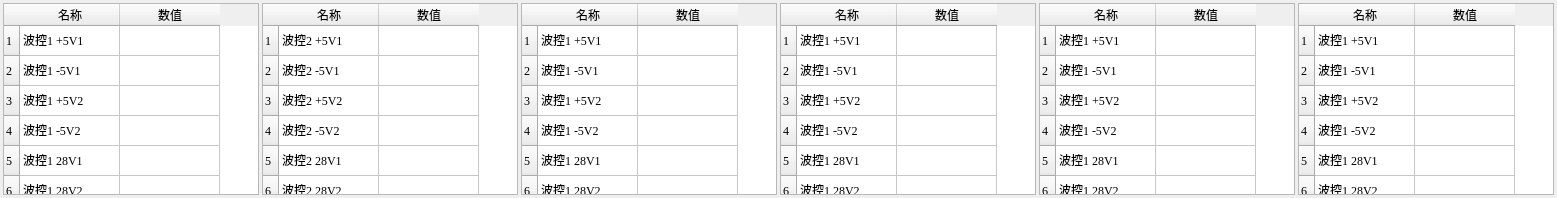
     <widget class="QWidget" name="telemetryTab2">
      <attribute name="title">
       <string>遥测2</string>
      </attribute>
      <layout class="QHBoxLayout" name="horizontalLayout_7">
       <property name="spacing">
        <number>3</number>
       </property>
       <property name="leftMargin">
        <number>3</number>
       </property>
       <property name="topMargin">
        <number>3</number>
       </property>
       <property name="rightMargin">
        <number>3</number>
       </property>
       <property name="bottomMargin">
        <number>3</number>
       </property>
       <item>
        <widget class="QTableWidget" name="telemetryTable2_1">
         <property name="font">
          <font>
           <family>Times New Roman</family>
           <pointsize>9</pointsize>
          </font>
         </property>
         <property name="focusPolicy">
          <enum>Qt::WheelFocus</enum>
         </property>
         <property name="verticalScrollBarPolicy">
          <enum>Qt::ScrollBarAlwaysOff</enum>
         </property>
         <property name="horizontalScrollBarPolicy">
          <enum>Qt::ScrollBarAlwaysOff</enum>
         </property>
         <property name="autoScroll">
          <bool>true</bool>
         </property>
         <property name="rowCount">
          <number>15</number>
         </property>
         <property name="columnCount">
          <number>2</number>
         </property>
         <row>
          <property name="text">
           <string>1</string>
          </property>
         </row>
         <row>
          <property name="text">
           <string>2</string>
          </property>
         </row>
         <row>
          <property name="text">
           <string>3</string>
          </property>
         </row>
         <row>
          <property name="text">
           <string>4</string>
          </property>
         </row>
         <row>
          <property name="text">
           <string>5</string>
          </property>
         </row>
         <row>
          <property name="text">
           <string>6</string>
          </property>
         </row>
         <row>
          <property name="text">
           <string>7</string>
          </property>
         </row>
         <row>
          <property name="text">
           <string>8</string>
          </property>
         </row>
         <row>
          <property name="text">
           <string>9</string>
          </property>
         </row>
         <row>
          <property name="text">
           <string>10</string>
          </property>
         </row>
         <row>
          <property name="text">
           <string>11</string>
          </property>
         </row>
         <row>
          <property name="text">
           <string>12</string>
          </property>
         </row>
         <row>
          <property name="text">
           <string>13</string>
          </property>
         </row>
         <row>
          <property name="text">
           <string>14</string>
          </property>
         </row>
         <row>
          <property name="text">
           <string>15</string>
          </property>
         </row>
         <column>
          <property name="text">
           <string>名称</string>
          </property>
         </column>
         <column>
          <property name="text">
           <string>数值</string>
          </property>
         </column>
         <item row="0" column="0">
          <property name="text">
           <string>波控1 +5V1</string>
          </property>
         </item>
         <item row="1" column="0">
          <property name="text">
           <string>波控1 -5V1</string>
          </property>
         </item>
         <item row="2" column="0">
          <property name="text">
           <string>波控1 +5V2</string>
          </property>
         </item>
         <item row="3" column="0">
          <property name="text">
           <string>波控1 -5V2</string>
          </property>
         </item>
         <item row="4" column="0">
          <property name="text">
           <string>波控1 28V1</string>
          </property>
         </item>
         <item row="5" column="0">
          <property name="text">
           <string>波控1 28V2</string>
          </property>
         </item>
         <item row="6" column="0">
          <property name="text">
           <string>波控1 TR组件1</string>
          </property>
         </item>
         <item row="7" column="0">
          <property name="text">
           <string>波控1 TR组件2</string>
          </property>
         </item>
         <item row="8" column="0">
          <property name="text">
           <string>波控1 TR组件3</string>
          </property>
         </item>
         <item row="9" column="0">
          <property name="text">
           <string>波控1 TR组件4</string>
          </property>
         </item>
         <item row="10" column="0">
          <property name="text">
           <string>波控1 TR组件5</string>
          </property>
         </item>
         <item row="11" column="0">
          <property name="text">
           <string>波控1 TR组件6</string>
          </property>
         </item>
         <item row="12" column="0">
          <property name="text">
           <string>波控1 TR组件7</string>
          </property>
         </item>
         <item row="13" column="0">
          <property name="text">
           <string>波控1 TR组件8</string>
          </property>
         </item>
         <item row="14" column="0">
          <property name="text">
           <string>波控1 数字遥测</string>
          </property>
         </item>
        </widget>
       </item>
       <item>
        <widget class="QTableWidget" name="telemetryTable2_2">
         <property name="font">
          <font>
           <family>Times New Roman</family>
           <pointsize>9</pointsize>
          </font>
         </property>
         <property name="focusPolicy">
          <enum>Qt::WheelFocus</enum>
         </property>
         <property name="verticalScrollBarPolicy">
          <enum>Qt::ScrollBarAlwaysOff</enum>
         </property>
         <property name="horizontalScrollBarPolicy">
          <enum>Qt::ScrollBarAlwaysOff</enum>
         </property>
         <property name="autoScroll">
          <bool>true</bool>
         </property>
         <property name="rowCount">
          <number>15</number>
         </property>
         <property name="columnCount">
          <number>2</number>
         </property>
         <row>
          <property name="text">
           <string>1</string>
          </property>
         </row>
         <row>
          <property name="text">
           <string>2</string>
          </property>
         </row>
         <row>
          <property name="text">
           <string>3</string>
          </property>
         </row>
         <row>
          <property name="text">
           <string>4</string>
          </property>
         </row>
         <row>
          <property name="text">
           <string>5</string>
          </property>
         </row>
         <row>
          <property name="text">
           <string>6</string>
          </property>
         </row>
         <row>
          <property name="text">
           <string>7</string>
          </property>
         </row>
         <row>
          <property name="text">
           <string>8</string>
          </property>
         </row>
         <row>
          <property name="text">
           <string>9</string>
          </property>
         </row>
         <row>
          <property name="text">
           <string>10</string>
          </property>
         </row>
         <row>
          <property name="text">
           <string>11</string>
          </property>
         </row>
         <row>
          <property name="text">
           <string>12</string>
          </property>
         </row>
         <row>
          <property name="text">
           <string>13</string>
          </property>
         </row>
         <row>
          <property name="text">
           <string>14</string>
          </property>
         </row>
         <row>
          <property name="text">
           <string>15</string>
          </property>
         </row>
         <column>
          <property name="text">
           <string>名称</string>
          </property>
         </column>
         <column>
          <property name="text">
           <string>数值</string>
          </property>
         </column>
         <item row="0" column="0">
          <property name="text">
           <string>波控2 +5V1</string>
          </property>
         </item>
         <item row="1" column="0">
          <property name="text">
           <string>波控2 -5V1</string>
          </property>
         </item>
         <item row="2" column="0">
          <property name="text">
           <string>波控2 +5V2</string>
          </property>
         </item>
         <item row="3" column="0">
          <property name="text">
           <string>波控2 -5V2</string>
          </property>
         </item>
         <item row="4" column="0">
          <property name="text">
           <string>波控2 28V1</string>
          </property>
         </item>
         <item row="5" column="0">
          <property name="text">
           <string>波控2 28V2</string>
          </property>
         </item>
         <item row="6" column="0">
          <property name="text">
           <string>波控2 TR组件1</string>
          </property>
         </item>
         <item row="7" column="0">
          <property name="text">
           <string>波控2 TR组件2</string>
          </property>
         </item>
         <item row="8" column="0">
          <property name="text">
           <string>波控2 TR组件3</string>
          </property>
         </item>
         <item row="9" column="0">
          <property name="text">
           <string>波控2 TR组件4</string>
          </property>
         </item>
         <item row="10" column="0">
          <property name="text">
           <string>波控2 TR组件5</string>
          </property>
         </item>
         <item row="11" column="0">
          <property name="text">
           <string>波控2 TR组件6</string>
          </property>
         </item>
         <item row="12" column="0">
          <property name="text">
           <string>波控2 TR组件7</string>
          </property>
         </item>
         <item row="13" column="0">
          <property name="text">
           <string>波控2 TR组件8</string>
          </property>
         </item>
         <item row="14" column="0">
          <property name="text">
           <string>波控2 数字遥测</string>
          </property>
         </item>
        </widget>
       </item>
       <item>
        <widget class="QTableWidget" name="telemetryTable2_3">
         <property name="font">
          <font>
           <family>Times New Roman</family>
           <pointsize>9</pointsize>
          </font>
         </property>
         <property name="focusPolicy">
          <enum>Qt::WheelFocus</enum>
         </property>
         <property name="verticalScrollBarPolicy">
          <enum>Qt::ScrollBarAlwaysOff</enum>
         </property>
         <property name="horizontalScrollBarPolicy">
          <enum>Qt::ScrollBarAlwaysOff</enum>
         </property>
         <property name="autoScroll">
          <bool>true</bool>
         </property>
         <property name="rowCount">
          <number>15</number>
         </property>
         <property name="columnCount">
          <number>2</number>
         </property>
         <row>
          <property name="text">
           <string>1</string>
          </property>
         </row>
         <row>
          <property name="text">
           <string>2</string>
          </property>
         </row>
         <row>
          <property name="text">
           <string>3</string>
          </property>
         </row>
         <row>
          <property name="text">
           <string>4</string>
          </property>
         </row>
         <row>
          <property name="text">
           <string>5</string>
          </property>
         </row>
         <row>
          <property name="text">
           <string>6</string>
          </property>
         </row>
         <row>
          <property name="text">
           <string>7</string>
          </property>
         </row>
         <row>
          <property name="text">
           <string>8</string>
          </property>
         </row>
         <row>
          <property name="text">
           <string>9</string>
          </property>
         </row>
         <row>
          <property name="text">
           <string>10</string>
          </property>
         </row>
         <row>
          <property name="text">
           <string>11</string>
          </property>
         </row>
         <row>
          <property name="text">
           <string>12</string>
          </property>
         </row>
         <row>
          <property name="text">
           <string>13</string>
          </property>
         </row>
         <row>
          <property name="text">
           <string>14</string>
          </property>
         </row>
         <row>
          <property name="text">
           <string>15</string>
          </property>
         </row>
         <column>
          <property name="text">
           <string>名称</string>
          </property>
         </column>
         <column>
          <property name="text">
           <string>数值</string>
          </property>
         </column>
         <item row="0" column="0">
          <property name="text">
           <string>波控1 +5V1</string>
          </property>
         </item>
         <item row="1" column="0">
          <property name="text">
           <string>波控1 -5V1</string>
          </property>
         </item>
         <item row="2" column="0">
          <property name="text">
           <string>波控1 +5V2</string>
          </property>
         </item>
         <item row="3" column="0">
          <property name="text">
           <string>波控1 -5V2</string>
          </property>
         </item>
         <item row="4" column="0">
          <property name="text">
           <string>波控1 28V1</string>
          </property>
         </item>
         <item row="5" column="0">
          <property name="text">
           <string>波控1 28V2</string>
          </property>
         </item>
         <item row="6" column="0">
          <property name="text">
           <string>波控1 TR组件1</string>
          </property>
         </item>
         <item row="7" column="0">
          <property name="text">
           <string>波控1 TR组件2</string>
          </property>
         </item>
         <item row="8" column="0">
          <property name="text">
           <string>波控1 TR组件3</string>
          </property>
         </item>
         <item row="9" column="0">
          <property name="text">
           <string>波控1 TR组件4</string>
          </property>
         </item>
         <item row="10" column="0">
          <property name="text">
           <string>波控1 TR组件5</string>
          </property>
         </item>
         <item row="11" column="0">
          <property name="text">
           <string>波控1 TR组件6</string>
          </property>
         </item>
         <item row="12" column="0">
          <property name="text">
           <string>波控1 TR组件7</string>
          </property>
         </item>
         <item row="13" column="0">
          <property name="text">
           <string>波控1 TR组件8</string>
          </property>
         </item>
         <item row="14" column="0">
          <property name="text">
           <string>波控1 数字遥测</string>
          </property>
         </item>
        </widget>
       </item>
       <item>
        <widget class="QTableWidget" name="telemetryTable2_4">
         <property name="font">
          <font>
           <family>Times New Roman</family>
           <pointsize>9</pointsize>
          </font>
         </property>
         <property name="focusPolicy">
          <enum>Qt::WheelFocus</enum>
         </property>
         <property name="verticalScrollBarPolicy">
          <enum>Qt::ScrollBarAlwaysOff</enum>
         </property>
         <property name="horizontalScrollBarPolicy">
          <enum>Qt::ScrollBarAlwaysOff</enum>
         </property>
         <property name="autoScroll">
          <bool>true</bool>
         </property>
         <property name="rowCount">
          <number>15</number>
         </property>
         <property name="columnCount">
          <number>2</number>
         </property>
         <row>
          <property name="text">
           <string>1</string>
          </property>
         </row>
         <row>
          <property name="text">
           <string>2</string>
          </property>
         </row>
         <row>
          <property name="text">
           <string>3</string>
          </property>
         </row>
         <row>
          <property name="text">
           <string>4</string>
          </property>
         </row>
         <row>
          <property name="text">
           <string>5</string>
          </property>
         </row>
         <row>
          <property name="text">
           <string>6</string>
          </property>
         </row>
         <row>
          <property name="text">
           <string>7</string>
          </property>
         </row>
         <row>
          <property name="text">
           <string>8</string>
          </property>
         </row>
         <row>
          <property name="text">
           <string>9</string>
          </property>
         </row>
         <row>
          <property name="text">
           <string>10</string>
          </property>
         </row>
         <row>
          <property name="text">
           <string>11</string>
          </property>
         </row>
         <row>
          <property name="text">
           <string>12</string>
          </property>
         </row>
         <row>
          <property name="text">
           <string>13</string>
          </property>
         </row>
         <row>
          <property name="text">
           <string>14</string>
          </property>
         </row>
         <row>
          <property name="text">
           <string>15</string>
          </property>
         </row>
         <column>
          <property name="text">
           <string>名称</string>
          </property>
         </column>
         <column>
          <property name="text">
           <string>数值</string>
          </property>
         </column>
         <item row="0" column="0">
          <property name="text">
           <string>波控1 +5V1</string>
          </property>
         </item>
         <item row="1" column="0">
          <property name="text">
           <string>波控1 -5V1</string>
          </property>
         </item>
         <item row="2" column="0">
          <property name="text">
           <string>波控1 +5V2</string>
          </property>
         </item>
         <item row="3" column="0">
          <property name="text">
           <string>波控1 -5V2</string>
          </property>
         </item>
         <item row="4" column="0">
          <property name="text">
           <string>波控1 28V1</string>
          </property>
         </item>
         <item row="5" column="0">
          <property name="text">
           <string>波控1 28V2</string>
          </property>
         </item>
         <item row="6" column="0">
          <property name="text">
           <string>波控1 TR组件1</string>
          </property>
         </item>
         <item row="7" column="0">
          <property name="text">
           <string>波控1 TR组件2</string>
          </property>
         </item>
         <item row="8" column="0">
          <property name="text">
           <string>波控1 TR组件3</string>
          </property>
         </item>
         <item row="9" column="0">
          <property name="text">
           <string>波控1 TR组件4</string>
          </property>
         </item>
         <item row="10" column="0">
          <property name="text">
           <string>波控1 TR组件5</string>
          </property>
         </item>
         <item row="11" column="0">
          <property name="text">
           <string>波控1 TR组件6</string>
          </property>
         </item>
         <item row="12" column="0">
          <property name="text">
           <string>波控1 TR组件7</string>
          </property>
         </item>
         <item row="13" column="0">
          <property name="text">
           <string>波控1 TR组件8</string>
          </property>
         </item>
         <item row="14" column="0">
          <property name="text">
           <string>波控1 数字遥测</string>
          </property>
         </item>
        </widget>
       </item>
       <item>
        <widget class="QTableWidget" name="telemetryTable2_5">
         <property name="font">
          <font>
           <family>Times New Roman</family>
           <pointsize>9</pointsize>
          </font>
         </property>
         <property name="focusPolicy">
          <enum>Qt::WheelFocus</enum>
         </property>
         <property name="verticalScrollBarPolicy">
          <enum>Qt::ScrollBarAlwaysOff</enum>
         </property>
         <property name="horizontalScrollBarPolicy">
          <enum>Qt::ScrollBarAlwaysOff</enum>
         </property>
         <property name="autoScroll">
          <bool>true</bool>
         </property>
         <property name="rowCount">
          <number>15</number>
         </property>
         <property name="columnCount">
          <number>2</number>
         </property>
         <row>
          <property name="text">
           <string>1</string>
          </property>
         </row>
         <row>
          <property name="text">
           <string>2</string>
          </property>
         </row>
         <row>
          <property name="text">
           <string>3</string>
          </property>
         </row>
         <row>
          <property name="text">
           <string>4</string>
          </property>
         </row>
         <row>
          <property name="text">
           <string>5</string>
          </property>
         </row>
         <row>
          <property name="text">
           <string>6</string>
          </property>
         </row>
         <row>
          <property name="text">
           <string>7</string>
          </property>
         </row>
         <row>
          <property name="text">
           <string>8</string>
          </property>
         </row>
         <row>
          <property name="text">
           <string>9</string>
          </property>
         </row>
         <row>
          <property name="text">
           <string>10</string>
          </property>
         </row>
         <row>
          <property name="text">
           <string>11</string>
          </property>
         </row>
         <row>
          <property name="text">
           <string>12</string>
          </property>
         </row>
         <row>
          <property name="text">
           <string>13</string>
          </property>
         </row>
         <row>
          <property name="text">
           <string>14</string>
          </property>
         </row>
         <row>
          <property name="text">
           <string>15</string>
          </property>
         </row>
         <column>
          <property name="text">
           <string>名称</string>
          </property>
         </column>
         <column>
          <property name="text">
           <string>数值</string>
          </property>
         </column>
         <item row="0" column="0">
          <property name="text">
           <string>波控1 +5V1</string>
          </property>
         </item>
         <item row="1" column="0">
          <property name="text">
           <string>波控1 -5V1</string>
          </property>
         </item>
         <item row="2" column="0">
          <property name="text">
           <string>波控1 +5V2</string>
          </property>
         </item>
         <item row="3" column="0">
          <property name="text">
           <string>波控1 -5V2</string>
          </property>
         </item>
         <item row="4" column="0">
          <property name="text">
           <string>波控1 28V1</string>
          </property>
         </item>
         <item row="5" column="0">
          <property name="text">
           <string>波控1 28V2</string>
          </property>
         </item>
         <item row="6" column="0">
          <property name="text">
           <string>波控1 TR组件1</string>
          </property>
         </item>
         <item row="7" column="0">
          <property name="text">
           <string>波控1 TR组件2</string>
          </property>
         </item>
         <item row="8" column="0">
          <property name="text">
           <string>波控1 TR组件3</string>
          </property>
         </item>
         <item row="9" column="0">
          <property name="text">
           <string>波控1 TR组件4</string>
          </property>
         </item>
         <item row="10" column="0">
          <property name="text">
           <string>波控1 TR组件5</string>
          </property>
         </item>
         <item row="11" column="0">
          <property name="text">
           <string>波控1 TR组件6</string>
          </property>
         </item>
         <item row="12" column="0">
          <property name="text">
           <string>波控1 TR组件7</string>
          </property>
         </item>
         <item row="13" column="0">
          <property name="text">
           <string>波控1 TR组件8</string>
          </property>
         </item>
         <item row="14" column="0">
          <property name="text">
           <string>波控1 数字遥测</string>
          </property>
         </item>
        </widget>
       </item>
       <item>
        <widget class="QTableWidget" name="telemetryTable2_6">
         <property name="font">
          <font>
           <family>Times New Roman</family>
           <pointsize>9</pointsize>
          </font>
         </property>
         <property name="focusPolicy">
          <enum>Qt::WheelFocus</enum>
         </property>
         <property name="verticalScrollBarPolicy">
          <enum>Qt::ScrollBarAlwaysOff</enum>
         </property>
         <property name="horizontalScrollBarPolicy">
          <enum>Qt::ScrollBarAlwaysOff</enum>
         </property>
         <property name="autoScroll">
          <bool>true</bool>
         </property>
         <property name="rowCount">
          <number>15</number>
         </property>
         <property name="columnCount">
          <number>2</number>
         </property>
         <row>
          <property name="text">
           <string>1</string>
          </property>
         </row>
         <row>
          <property name="text">
           <string>2</string>
          </property>
         </row>
         <row>
          <property name="text">
           <string>3</string>
          </property>
         </row>
         <row>
          <property name="text">
           <string>4</string>
          </property>
         </row>
         <row>
          <property name="text">
           <string>5</string>
          </property>
         </row>
         <row>
          <property name="text">
           <string>6</string>
          </property>
         </row>
         <row>
          <property name="text">
           <string>7</string>
          </property>
         </row>
         <row>
          <property name="text">
           <string>8</string>
          </property>
         </row>
         <row>
          <property name="text">
           <string>9</string>
          </property>
         </row>
         <row>
          <property name="text">
           <string>10</string>
          </property>
         </row>
         <row>
          <property name="text">
           <string>11</string>
          </property>
         </row>
         <row>
          <property name="text">
           <string>12</string>
          </property>
         </row>
         <row>
          <property name="text">
           <string>13</string>
          </property>
         </row>
         <row>
          <property name="text">
           <string>14</string>
          </property>
         </row>
         <row>
          <property name="text">
           <string>15</string>
          </property>
         </row>
         <column>
          <property name="text">
           <string>名称</string>
          </property>
         </column>
         <column>
          <property name="text">
           <string>数值</string>
          </property>
         </column>
         <item row="0" column="0">
          <property name="text">
           <string>波控1 +5V1</string>
          </property>
         </item>
         <item row="1" column="0">
          <property name="text">
           <string>波控1 -5V1</string>
          </property>
         </item>
         <item row="2" column="0">
          <property name="text">
           <string>波控1 +5V2</string>
          </property>
         </item>
         <item row="3" column="0">
          <property name="text">
           <string>波控1 -5V2</string>
          </property>
         </item>
         <item row="4" column="0">
          <property name="text">
           <string>波控1 28V1</string>
          </property>
         </item>
         <item row="5" column="0">
          <property name="text">
           <string>波控1 28V2</string>
          </property>
         </item>
         <item row="6" column="0">
          <property name="text">
           <string>波控1 TR组件1</string>
          </property>
         </item>
         <item row="7" column="0">
          <property name="text">
           <string>波控1 TR组件2</string>
          </property>
         </item>
         <item row="8" column="0">
          <property name="text">
           <string>波控1 TR组件3</string>
          </property>
         </item>
         <item row="9" column="0">
          <property name="text">
           <string>波控1 TR组件4</string>
          </property>
         </item>
         <item row="10" column="0">
          <property name="text">
           <string>波控1 TR组件5</string>
          </property>
         </item>
         <item row="11" column="0">
          <property name="text">
           <string>波控1 TR组件6</string>
          </property>
         </item>
         <item row="12" column="0">
          <property name="text">
           <string>波控1 TR组件7</string>
          </property>
         </item>
         <item row="13" column="0">
          <property name="text">
           <string>波控1 TR组件8</string>
          </property>
         </item>
         <item row="14" column="0">
          <property name="text">
           <string>波控1 数字遥测</string>
          </property>
         </item>
        </widget>
       </item>
      </layout>
     </widget>
